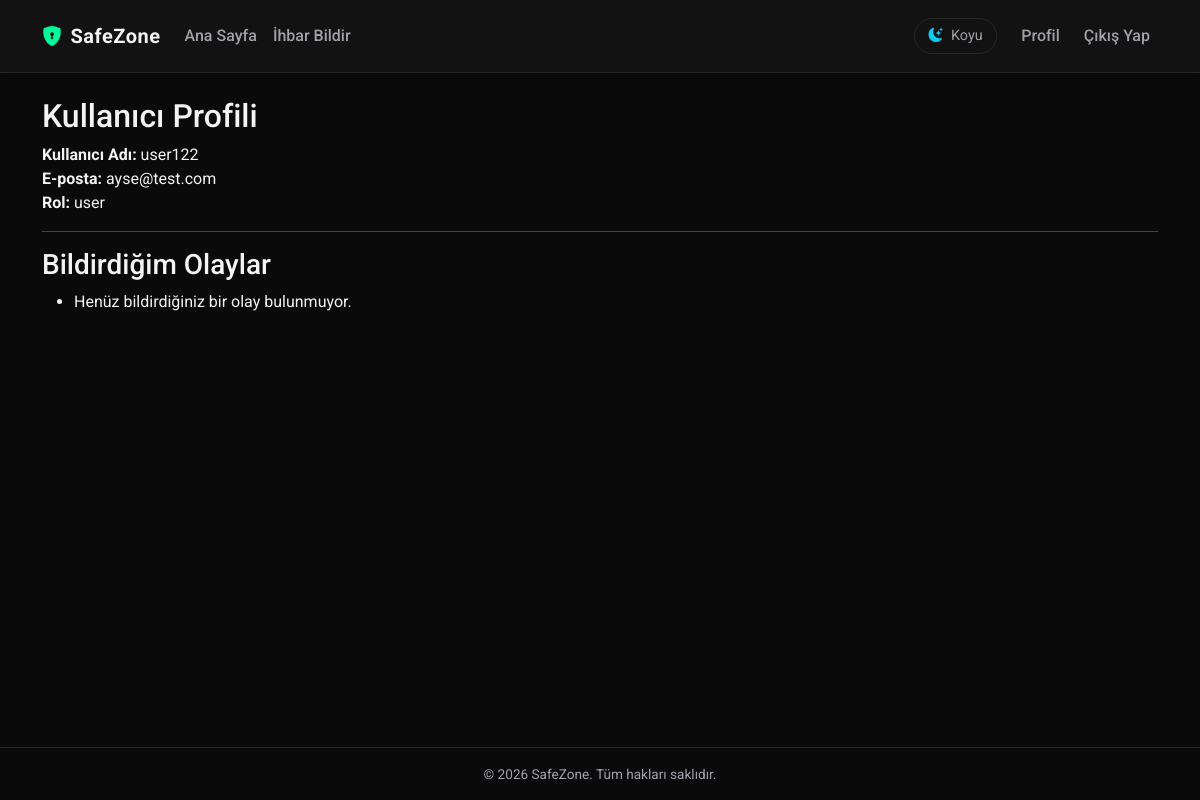
Before: /auth/profile (signed in) with the older database file.
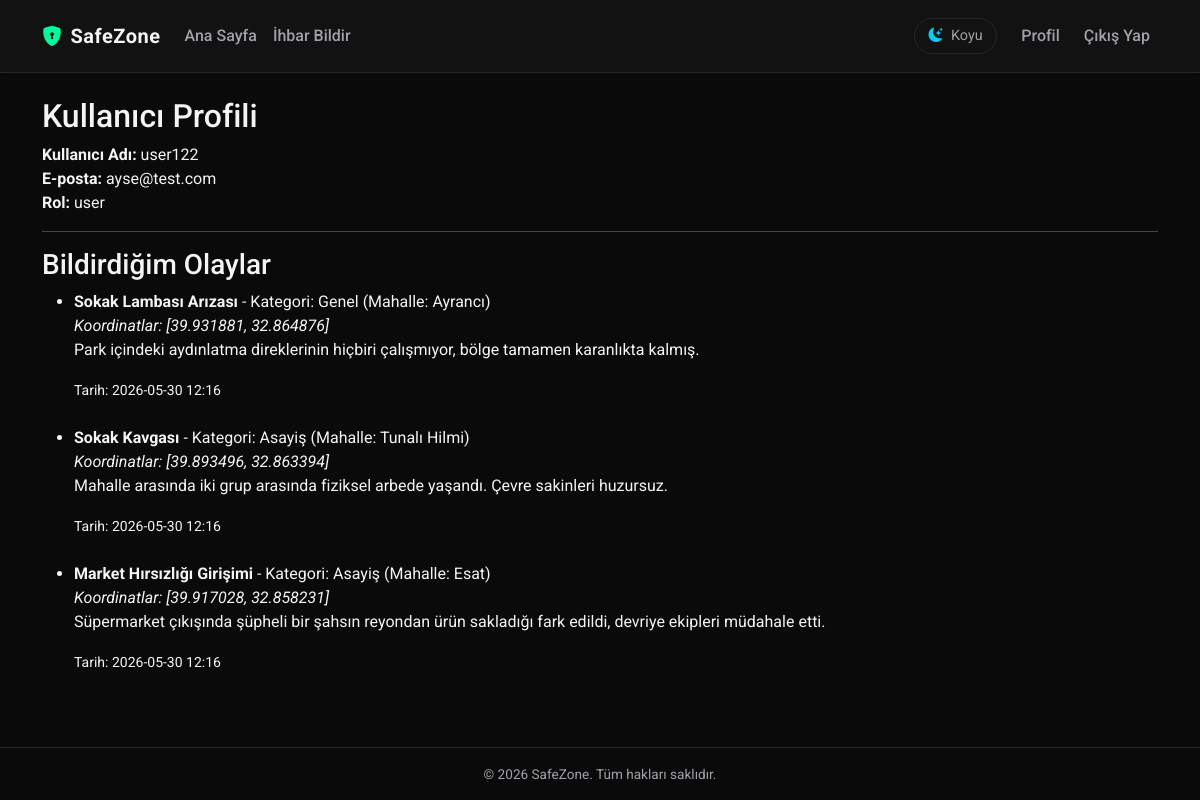
After: the same page with the newer database file.
### app/models.py (models this page shows, shortened)
class Incident(db.Model):
    __tablename__ = 'incident'
    id = db.Column(db.Integer, primary_key=True)
    title = db.Column(db.String(150), nullable=False)
    description = db.Column(db.Text)
    category = db.Column(db.String(50), nullable=False)
    neighborhood_name = db.Column(db.String(100), nullable=False)
    latitude = db.Column(db.Float)
    longitude = db.Column(db.Float)
    created_at = db.Column(db.DateTime, nullable=False, default=datetime.utcnow)
    user_id = db.Column(db.Integer, db.ForeignKey('user.id'), nullable=False)

### app/auth/routes.py (the view)
@auth_bp.route('/profile')
@login_required
def profile():
    return render_template('auth/profile.html', title='Profilim')

### app/__init__.py (called while the page is built)
def create_app(config_name='default'):
    app = Flask(__name__)
    app.config.from_object(config[config_name])
    db.init_app(app)
    migrate.init_app(app, db)
    login_manager.init_app(app)
    from app.main import main_bp
    app.register_blueprint(main_bp)
    from app.auth import auth_bp
    app.register_blueprint(auth_bp, url_prefix='/auth')
    from app.models import User
    @login_manager.user_loader
    def load_user(user_id):
        return User.query.get(int(user_id))
    return app

### app/templates/auth/profile.html
{% extends "base.html" %}
{% block content %}
    <h2>Kullanıcı Profili</h2>
    <p>
        <strong>Kullanıcı Adı:</strong> {{ current_user.username }}<br>
        <strong>E-posta:</strong> {{ current_user.email }}<br>
        <strong>Rol:</strong> {{ current_user.role }}
    </p>
    <hr>
    <h3>Bildirdiğim Olaylar</h3>
    <ul>
        {% for incident in current_user.incidents %}
            <li>
                <strong>{{ incident.title }}</strong> - Kategori: {{ incident.category }}
                (Mahalle: {{ incident.neighborhood_name }})<br>
                <em>Koordinatlar: [{{ incident.latitude }}, {{ incident.longitude }}]</em><br>
                <p>{{ incident.description }}</p>
                <small>Tarih: {{ incident.created_at.strftime('%Y-%m-%d %H:%M') }}</small>
            </li>
            <br>
        {% else %}
            <li>Henüz bildirdiğiniz bir olay bulunmuyor.</li>
        {% endfor %}
    </ul>
{% endblock %}

Changed rows visible on the page:
added Incident: title "Sokak Lambası Arızası", category "Genel", neighborhood_name "Ayrancı", latitude "39.931881", longitude "32.864876", description "Park içindeki aydınlatma direklerinin hiçbiri çalışmıyor, bölge tamamen karanlıkta kalmış.", created_at "2026-05-30 12:16"
added Incident: title "Sokak Kavgası", category "Asayiş", neighborhood_name "Tunalı Hilmi", latitude "39.893496", longitude "32.863394", description "Mahalle arasında iki grup arasında fiziksel arbede yaşandı. Çevre sakinleri huzursuz.", created_at "2026-05-30 12:16"
added Incident: title "Market Hırsızlığı Girişimi", category "Asayiş", neighborhood_name "Esat", latitude "39.917028", longitude "32.858231", description "Süpermarket çıkışında şüpheli bir şahsın reyondan ürün sakladığı fark edildi, devriye ekipleri müdahale etti.", created_at "2026-05-30 12:16"
Other visible differences:
text no longer shown: "Henüz bildirdiğiniz bir olay bulunmuyor."
